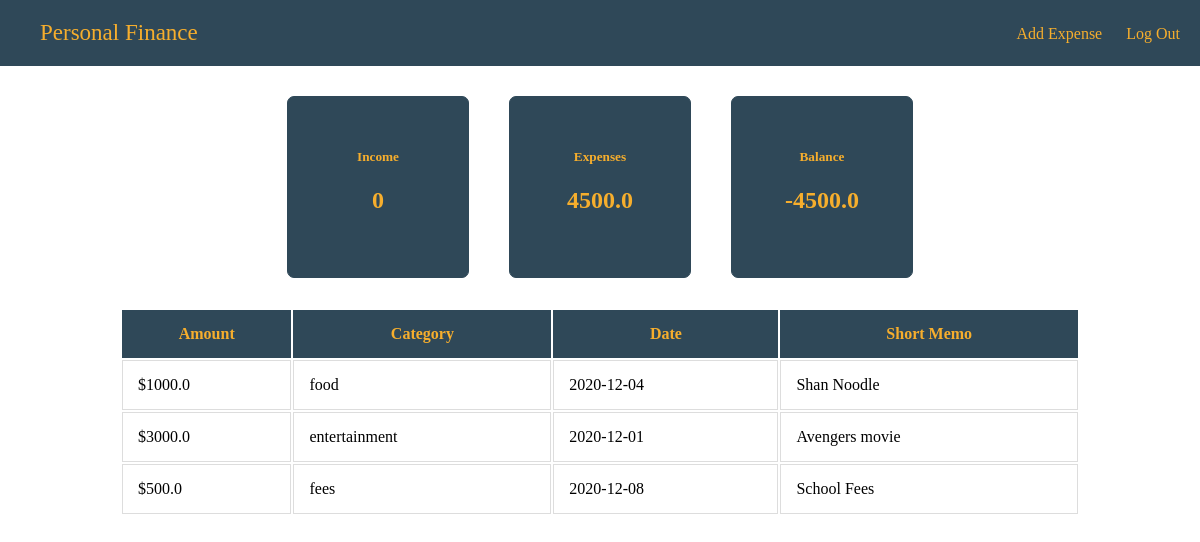
Page / (signed in) on the committed database.
### tables this page shows
CREATE TABLE 'expenditure' ('id' integer PRIMARY KEY AUTOINCREMENT NOT NULL, 'amount' double precision, 'category' varchar(100), 'date' date, 'memo' varchar(255) DEFAULT '', 'user_id' integer);

### application.py (the view)
@app.route("/", methods=["GET", "POST"])
@login_required
def index():
    expenses = db.execute("SELECT * FROM expenditure WHERE user_id=:user_id", user_id=session["user_id"])
    expensesTotal = 0.0     #for stickers
    for expense in expenses:
        expensesTotal = expensesTotal + float(expense["amount"])
    balance = str(0.0 - expensesTotal)
    expensesTotal = str(expensesTotal)
    return render_template("index.html", expenses=expenses, expensesTotal=expensesTotal, balance=balance)

### helpers.py (called while the page is built)
def login_required(f):
    @wraps(f)
    def decorated_function(*args, **kwargs):
        if session.get("user_id") is None:
            return redirect("/login")
        return f(*args, **kwargs)
    return decorated_function

### templates/index.html (shortened to what this page needs)
<!DOCTYPE html>
<html lang="en">
<head>
    <link rel="stylesheet" href="../static/styles.css">
</head>
<body>
    <div id="header">
        <a href="/" id="branding">Personal Finance</a>
        <div class="floatright-group">
            <a href="/expense">Add Expense</a>
            <a href="/logout">Log Out</a>
        </div>
    </div>
    <div id="sticker-board">
        <div class="sticker">
            <h5>Income</h5>
            <h2>0</h2>
        </div>
        <div class="sticker">
            <h5>Expenses</h5>
            <h2>{{expensesTotal}}</h2>
        </div>
        <div class="sticker">
            <h5>Balance</h5>
            <h2>{{balance}}</h2>
        </div>
    </div>
    <div id="transactions">
        <table>
            <thead>
                <tr>
                    <th>Amount</th>
                    <th>Category</th>
                    <th>Date</th>
                    <th>Short Memo</th>
                </tr>
            </thead>
            <tbody>
                {% for expense in expenses %}
                <tr>
                    <td>${{expense["amount"]}}</td>
                    <td>{{expense["category"]}}</td>
                    <td>{{expense["date"]}}</td>
                    <td>{{expense["memo"]}}</td>
                </tr>
                {% endfor %}
            </tbody>
        </table>
    </div>
</body>
</html>

### static/styles.css (style rules this page uses)
body { padding: 0; margin: 0; }
a { text-decoration: none; color: #F6AE2D; }
#header { background-color: #2F4858; padding: 20px; overflow: hidden; }
#header .floatright-group { float: right; margin: 5px 0 0 0; }
#header #branding { font-size: 23px; padding-left: 20px; }
#header .floatright-group a { padding: 0 0 0 20px; }
#sticker-board { display: flex; justify-content: center; margin: 30px 0 30px 0; }
.sticker { background-color: #2F4858; color: #F6AE2D; width: 180px; height: 150px; text-align: center; padding: 30px 0 0 0; margin: 0 20px 0 20px; border: 1px solid #2F4858; border-radius: 7px; }
#transactions { margin: 30px 0 0 0; display: flex; justify-content: center; }
#transactions table { width: 80%; }
#transactions td { border: 1px solid #ddd; padding: 15px 0 15px 15px; }
#transactions th { padding: 15px 0px 15px 0px; background-color: #2F4858; color: #F6AE2D; }

### rows in the picture
expenditure: amount "1000.0", category "food", date "2020-12-04", memo "Shan Noodle"
expenditure: amount "3000.0", category "entertainment", date "2020-12-01", memo "Avengers movie"
expenditure: amount "500.0", category "fees", date "2020-12-08", memo "School Fees"

### other values in the picture
{{ expensesTotal }} "4500.0"
{{ balance }} "-4500.0"
